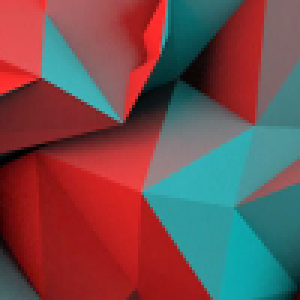
#> input picture kmeans-clustering-dominant-color/triangles.png, 100 x 100 px (shown 3 times larger)
$ jupyter execute module-test.ipynb   (shell and % lines are left out)
#> lines starting #> are read from the running program, lines starting #| are printed output that depends on the picture
### kmeans-clustering-dominant-color/color.py
import numpy as np

# assigns one of the centroids to each datapoint
def assign(data, means):

    # get distances from all points to each centroid: array (width*height,k)
    dists = np.zeros( ( np.shape(data)[0], np.shape(means)[0] ), dtype="int64" )

    # for each cluster
    for i in range(np.shape(means)[0]):
        # euclidean distance
        dists[:,i] = np.sqrt( np.sum( np.power( (data - means[i]), 2 ), axis = 1 ) )

    # each point is assigned the values of the closest centroid
    clusters = np.zeros( (np.shape(data)[0],3), dtype="int64" )
    clusters = means[ np.argmin( dists, axis=1 ) ]

    return clusters


# calculates new centroids
def update( clusters, data, means ):

    new_means = []

    # there migh be a more efficient way other than zip
    for a, elms in zip(range(np.shape(means)[0]), getElementCounts(clusters, means)):

        # sum of each channel from all elements of each cluster
        sums = np.sum( np.where( clusters == means[a], data, 0 ), axis=0 )

        # calculate new average of each channel
        new_means.append( np.divide( sums, elms ).astype(np.uint16) )

    return np.asarray( new_means, dtype="int64" )


def getElementCounts(clusters, means):

    counts = []

    for centroid in means:

        array = np.where( clusters == centroid, clusters, 0 )

        counts.append( np.sum( np.where( array.any(axis = 1), 1, 0 ) ) )

    return np.asarray(counts)

###############################################################################

def kmeans(k, max_iters, data):
    """ receives (n,3) data array """

    # initialize means array with random points from data
    means = data[np.random.randint(0, np.shape(data)[0], size=k),:]

    i = 0
    while True:

        clusters = assign(data, means)

        if i == max_iters:
            break

        means = update(clusters, data, means)

        i += 1

    return clusters, means

def getDominant(clusters, means):

    dominantColor = means[np.argmax(getElementCounts(clusters, means))]

    return dominantColor

###############################################################################

### kmeans-clustering-dominant-color/module-test.ipynb
# K-means algorithm

[cell 1]
import numpy as np
import matplotlib.pyplot as plt

import color

[cell 2]
def importImage(imdir):

#> called with imdir = './triangles.png'
    im_array = plt.imread(imdir)
#> im_array is the input picture: shape (100, 100, 4) float32; mean R, G, B, A 0.449, 0.307, 0.314, 1
    im_array = (im_array * 255).astype(np.int64)
    im_array = im_array[:,:,:3]
#> im_array: shape (100, 100, 3) int64

    height = np.shape(im_array)[0]
#> height = 100
    width = np.shape(im_array)[1]
#> width = 100

    channels = np.shape(im_array)[2]
#> channels = 3

    return im_array, width, height, channels

[cell 3]
image_dir = "./triangles.png"
image, width, height, channels = importImage(image_dir)
#> width = 100; height = 100; channels = 3

data = np.reshape(image, (height*width, 3))

#### **Actual test**

[cell 4]
clusters, means = color.kmeans(4, 5, data)
#> in kmeans, `means = data[np.random.randint(0, np.shape(data)[0], size=k),:]`: means = [[129, 101, 104], [81, 28, 27], [36, 82, 87], [137, 126, 130]]
#> the loop in kmeans, `while True: ` made 6 passes
#> means on passes 2 to 5: [[178, 79, 80], [134, 27, 28], [33, 94, 96], [60, 154, 158]], [[177, 81, 82], [138, 27, 28], [33, 84, 85], [57, 154, 158]], [[174, 85, 86], [145, 28, 29], [32, 75, 77], [55, 154, 158]], [[171, 87, 89], [149, 29, 29], [31, 67, 69], [53, 153, 157]]
#> after the loop in kmeans, `while True:`: i = 5
#> means = [[171, 87, 89], [149, 29, 29], [31, 67, 69], [53, 153, 157]]
dominantColor = color.getDominant(clusters, means)
#> in getDominant, `dominantColor = means[np.argmax(getElementCounts(clusters, means))]`: dominantColor = [149, 29, 29]
#> dominantColor = [149, 29, 29]

[cell 5]
out = np.reshape( clusters, (height, width, 3) )
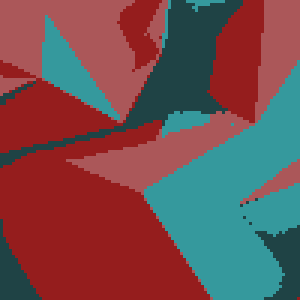
#> out: shape (100, 100, 3) int64 (shown 3 times larger); mean of channels 0, 1, 2 113.9, 78.7, 80.5; drawn as R, G, B

block = np.ones((100,160,3), dtype=np.uint8)*dominantColor
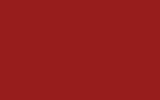
#> block: shape (100, 160, 3) int64; mean of channels 0, 1, 2 149, 29, 29; drawn as R, G, B

f, (ax1, ax2, ax3) = plt.subplots(3, 1, figsize = (10,7))
ax1.imshow(image, aspect = "equal")
ax2.imshow(out, aspect = "equal")
ax3.imshow(block, aspect = "equal")
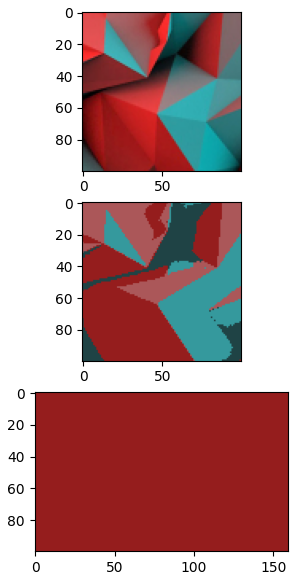
#> figure drawn by matplotlib, 3 panels

#### **Efficiency test**

[cell 6]
clusters, means = color.kmeans(4, 5, data)
#> means = [[161, 32, 33], [35, 53, 55], [152, 99, 101], [49, 151, 155]]
dominantColor = color.getDominant(clusters, means)
#> dominantColor = [161, 32, 33]
